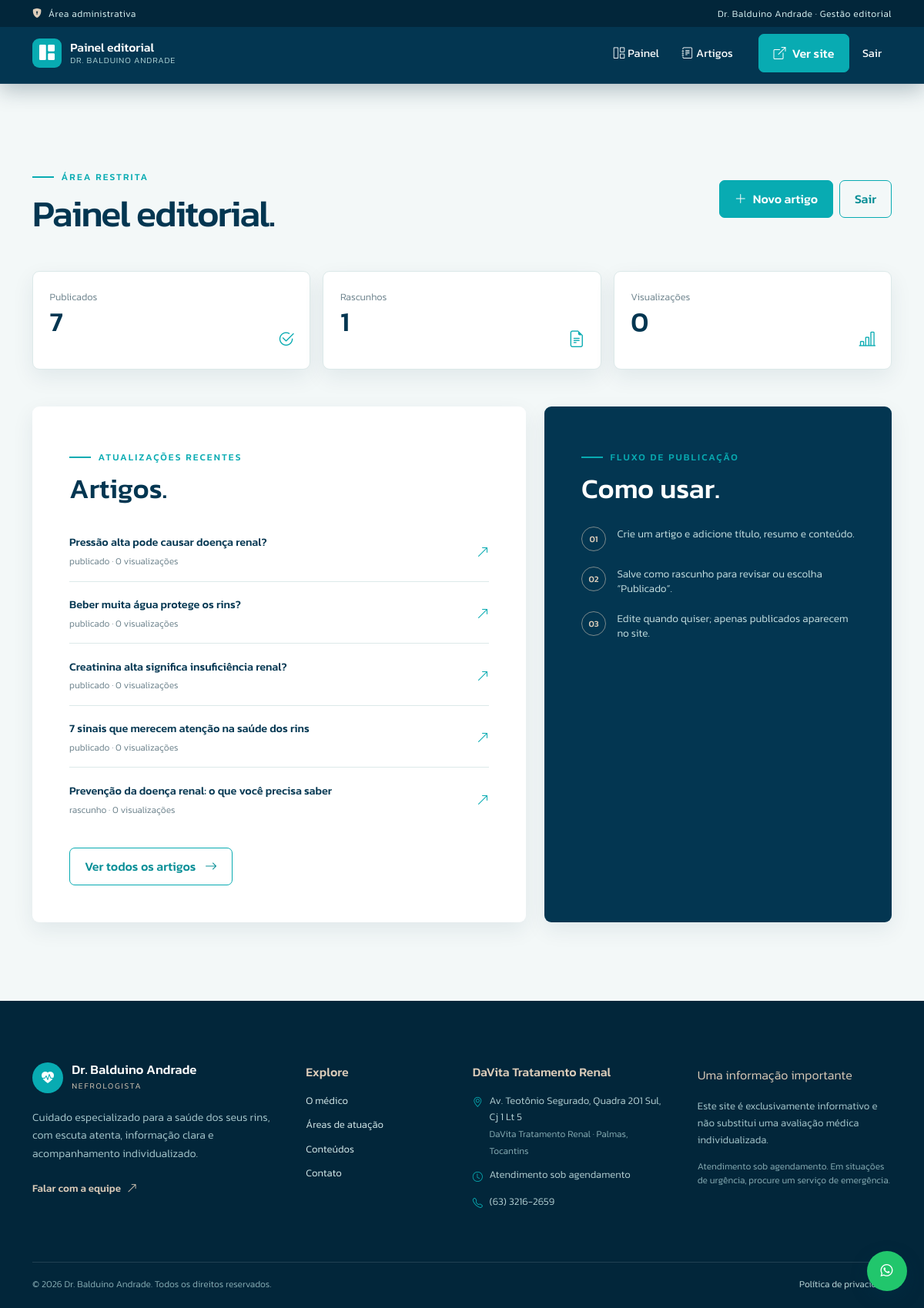
The page /admin/dashboard (signed in) on the database its author committed.
### models/article.py (models this page shows, shortened)
class Article(db.Model):
    __tablename__ = "articles"
    id = db.Column(db.Integer, primary_key=True)
    title = db.Column(db.String(200), nullable=False)
    slug = db.Column(db.String(250), unique=True, nullable=False, index=True)
    summary = db.Column(db.Text, nullable=False)
    content = db.Column(db.Text, nullable=False)
    cover_image = db.Column(db.String(250), nullable=True)
    status = db.Column(db.String(20), default="rascunho", nullable=False)  # rascunho, publicado
    author_id = db.Column(db.Integer, db.ForeignKey("users.id"), nullable=False)
    author = db.relationship("User", back_populates="articles")
    created_at = db.Column(db.DateTime, default=lambda: datetime.now(timezone.utc))
    updated_at = db.Column(db.DateTime, default=lambda: datetime.now(timezone.utc),
                           onupdate=lambda: datetime.now(timezone.utc))
    published_at = db.Column(db.DateTime, nullable=True)
    views = db.relationship("ArticleView", back_populates="article",
                           cascade="all, delete-orphan", lazy="dynamic")
    @property
    def view_count(self):
        return self.views.count()

### routes/admin.py (the view)
@admin_bp.route("/dashboard")
@login_required
def dashboard():
    published_count = Article.query.filter_by(status="publicado").count()
    draft_count = Article.query.filter_by(status="rascunho").count()
    total_views = db.session.query(ArticleView).count()
    recent_articles = Article.query.order_by(Article.updated_at.desc()).limit(5).all()
    top_articles = db.session.query(
        Article, db.func.count(ArticleView.id).label("view_count")
    ).join(ArticleView).group_by(Article.id).order_by(db.desc("view_count")).limit(5).all()
    return render_template("admin/dashboard.html",
                         published_count=published_count,
                         draft_count=draft_count,
                         total_views=total_views,
                         recent_articles=recent_articles,
                         top_articles=top_articles)

### models/user.py (called while the page is built)
@login_manager.user_loader
def load_user(user_id):
    return User.query.get(int(user_id))

### templates/admin/dashboard.html (shortened to what this page needs)
{% extends "base.html" %}
{% block content %}
<section class="admin-shell section">
    <div class="container">
        <div class="d-flex flex-wrap justify-content-between align-items-center gap-3 mb-5">
            <div><span class="section-label">Área restrita</span><h1 class="section-title mb-0">Painel editorial.</h1></div>
            <div class="d-flex gap-2"><a class="btn btn-primary" href="{{ url_for('admin.novo_artigo') }}"><i class="bi bi-plus-lg me-2"></i>Novo artigo</a><a class="btn btn-outline-primary" href="{{ url_for('auth.logout') }}">Sair</a></div>
        </div>
        <div class="admin-stat-grid mb-5">
            <div class="admin-stat"><span>Publicados</span><strong>{{ published_count }}</strong><i class="bi bi-check2-circle"></i></div>
            <div class="admin-stat"><span>Rascunhos</span><strong>{{ draft_count }}</strong><i class="bi bi-file-earmark-text"></i></div>
            <div class="admin-stat"><span>Visualizações</span><strong>{{ total_views }}</strong><i class="bi bi-bar-chart-line"></i></div>
        </div>
        <div class="row g-4">
            <div class="col-lg-7"><div class="contact-card"><span class="section-label">Atualizações recentes</span><h2>Artigos.</h2><div class="admin-list mt-4">{% for article in recent_articles %}<a class="admin-list-item" href="{{ url_for('admin.editar_artigo', id=article.id) }}"><span><strong>{{ article.title }}</strong><small>{{ article.status }} · {{ article.view_count }} visualizações</small></span><i class="bi bi-arrow-up-right"></i></a>{% else %}<p class="text-muted">Nenhum artigo cadastrado.</p>{% endfor %}</div><a class="btn btn-outline-primary mt-4" href="{{ url_for('admin.admin_artigos') }}">Ver todos os artigos <i class="bi bi-arrow-right ms-2"></i></a></div></div>
            <div class="col-lg-5"><div class="contact-card dark"><span class="section-label">Fluxo de publicação</span><h2>Como usar.</h2><div class="admin-guide"><div><b>01</b><span>Crie um artigo e adicione título, resumo e conteúdo.</span></div><div><b>02</b><span>Salve como rascunho para revisar ou escolha “Publicado”.</span></div><div><b>03</b><span>Edite quando quiser; apenas publicados aparecem no site.</span></div></div></div></div>
        </div>
    </div>
</section>
{% endblock %}

### static/css/style.css (style rules this page uses)
:root { --navy: #033651; --navy-deep: #02263a; --navy-soft: #0c526c; --beige: #ddcdba; --beige-alpha: #ddcdba4; --teal: #08abb2; --teal-deep: #078e96; --white: #ffffff; --mist: #f3f8f8; --ink: #163d50; --muted: #6b818b; --line: #dce9e9; --shadow: 0 20px 55px rgba(3, 54, 81, .12); --shadow-soft: 0 10px 28px rgba(3, 54, 81, .08); --font-body: 'Kanit', sans-serif; --font-display: 'Quebec', 'Kanit', sans-serif; }
* { box-sizing: border-box; }
html { scroll-behavior: smooth; }
body { padding-top: 110px; color: var(--ink); background: var(--white); font-family: var(--font-body); font-weight: 300; line-height: 1.65; overflow-x: hidden; }
a { color: inherit; }
.btn { border-radius: 7px; font-family: var(--font-body); font-weight: 500; padding: .72rem 1.18rem; transition: transform .2s ease, box-shadow .2s ease, background .2s ease, border-color .2s ease; }
.btn-nav-cta, .btn-primary { background: var(--teal); border-color: var(--teal); color: var(--white) !important; }
.btn-outline-primary { border-color: var(--teal); color: var(--teal-deep); }
.eyebrow, .section-label { display: inline-flex; align-items: center; gap: .6rem; color: var(--teal); font-size: .76rem; font-weight: 500; letter-spacing: .17em; text-transform: uppercase; }
.eyebrow::before, .section-label::before { content: ''; width: 28px; height: 2px; background: currentColor; }
.hero-title, .section-title, .page-title, .display-title { font-family: var(--font-display); font-weight: 500; letter-spacing: -.035em; line-height: 1.08; }
.section { padding: 6.4rem 0; }
.section-title { margin: .75rem 0 1rem; color: var(--navy); font-size: clamp(2.1rem, 4vw, 3.6rem); }
.contact-card { height: 100%; padding: clamp(1.6rem, 4vw, 3rem); border-radius: 9px; background: var(--white); box-shadow: var(--shadow-soft); }
.contact-card.dark { background: var(--navy); color: var(--white); }
.contact-card h2 { margin: .7rem 0 .75rem; color: var(--navy); font-family: var(--font-display); font-size: clamp(2rem, 3vw, 3rem); font-weight: 500; line-height: 1.1; }
.contact-card.dark h2 { color: var(--white); }
.admin-shell { background: var(--mist); }
.admin-stat-grid { display: grid; grid-template-columns: repeat(3, 1fr); gap: 1rem; }
.admin-stat { position: relative; min-height: 128px; padding: 1.35rem; border: 1px solid var(--line); border-radius: 9px; background: var(--white); box-shadow: var(--shadow-soft); }
.admin-stat span { display: block; color: var(--muted); font-size: .8rem; }
.admin-stat strong { display: block; margin-top: .25rem; color: var(--navy); font-family: var(--font-display); font-size: 2.2rem; font-weight: 500; line-height: 1; }
.admin-stat > i { position: absolute; right: 1.25rem; bottom: 1.25rem; color: var(--teal); font-size: 1.35rem; }
.admin-list { display: grid; gap: .25rem; }
.admin-list-item { display: flex; justify-content: space-between; gap: 1rem; align-items: center; padding: .9rem 0; border-bottom: 1px solid var(--line); color: var(--navy); text-decoration: none; }
.admin-list-item:last-child { border-bottom: 0; }
.admin-list-item strong { display: block; font-size: .9rem; font-weight: 500; }
.admin-list-item small { display: block; margin-top: .2rem; color: var(--muted); font-size: .75rem; }
.admin-list-item > i { color: var(--teal); }
.admin-guide { display: grid; gap: 1.25rem; margin-top: 1.8rem; }
.admin-guide > div { display: flex; gap: .9rem; align-items: flex-start; }
.admin-guide b { display: grid; flex: 0 0 32px; place-items: center; width: 32px; height: 32px; border: 1px solid rgba(221, 205, 186, .55); border-radius: 50%; color: var(--beige); font-size: .7rem; font-weight: 500; }
.admin-guide span { color: #c7e1e2; font-size: .85rem; line-height: 1.4; }

### rows shown on the page
Article: title "Pressão alta pode causar doença renal?", status "publicado", view_count "0"
Article: title "Beber muita água protege os rins?", status "publicado", view_count "0"
Article: title "Creatinina alta significa insuficiência renal?", status "publicado", view_count "0"
Article: title "7 sinais que merecem atenção na saúde dos rins", status "publicado", view_count "0"
Article: title "Prevenção da doença renal: o que você precisa saber", status "rascunho", view_count "0"

### other values the page prints
{{ published_count }} "7"
{{ draft_count }} "1"
{{ total_views }} "0"
{{ clinic_name }} "DaVita Tratamento Renal"
{{ clinic_address }} "Av. Teotônio Segurado, Quadra 201 Sul, Cj 1 Lt 5"
{{ clinic_city }} "DaVita Tratamento Renal · Palmas, Tocantins"
{{ clinic_hours }} "Atendimento sob agendamento"
{{ clinic_phone }} "(63) 3216-2659"
